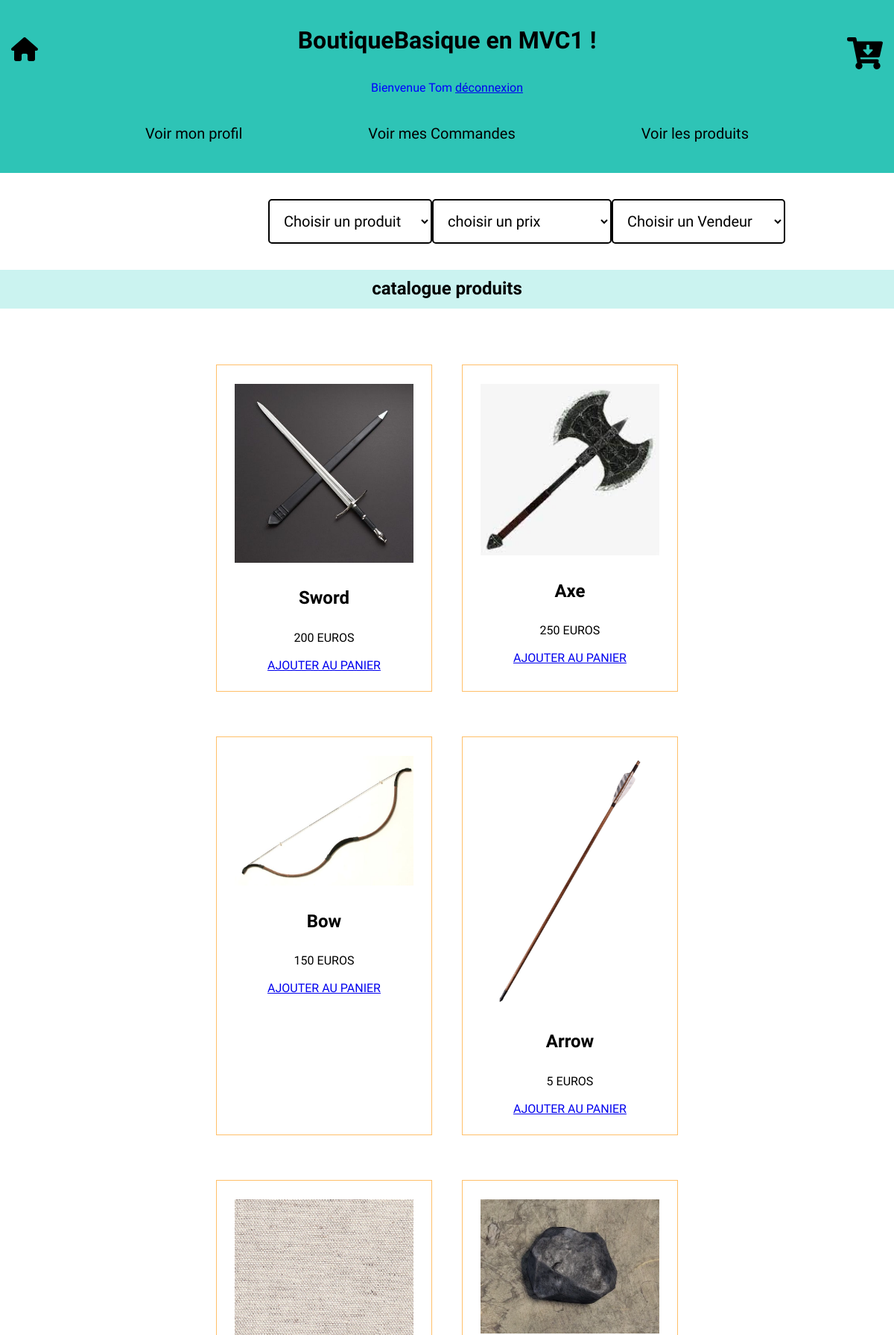
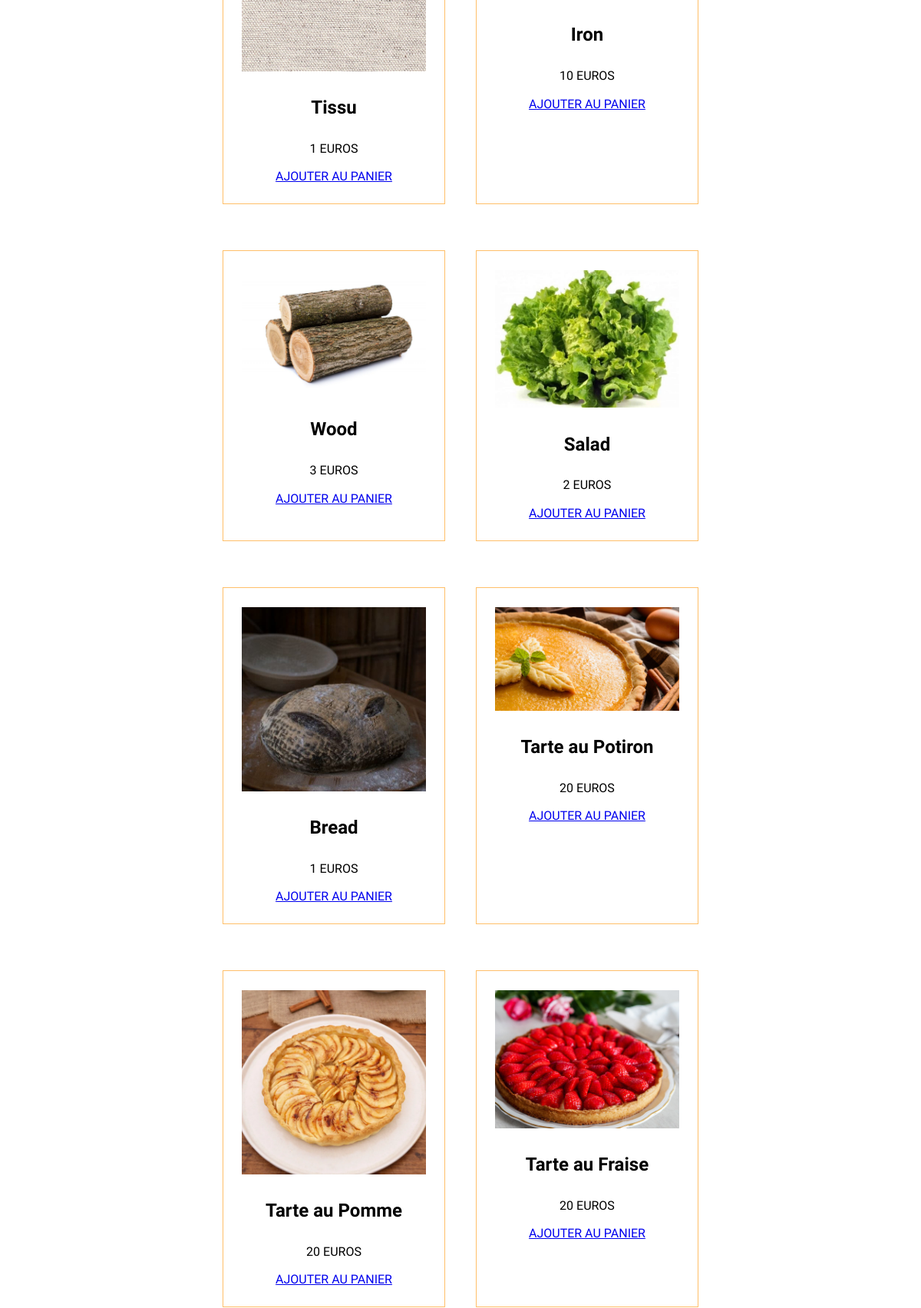
Page /controllers/Controller.php?todo=afficherProduits (signed in, upper part) on the committed database (2 pictures, top to bottom).
### tables this page shows
CREATE TABLE `produit` (
                           `PRODUIT_ID` int(11) NOT NULL,
                           `PRODUIT_NOM` varchar(50) NOT NULL,
                           `PRODUIT_PRIX` decimal(10,0) NOT NULL,
                           `PRODUIT_IMAGE` varchar(100) DEFAULT NULL,
                           `CATEGORY_ID` int(11) DEFAULT NULL
);

### controllers/ControllerProduit.php (called while the page is built, shortened)
<?php
require('../models/dao/DaoProduit.php');
class ControllerProduit
{
    private $daoProduit;
    public function __construct()
    {
        $this->daoProduit = new DaoProduit();
        $this->recherche = $this->daoProduit->rechercheProduit();
    }
    public function showAll()
    {
        $contenu = $this->daoProduit->afficherProduits();
        require('../views/Layout.php');
    }
}

### models/Produit.php (called while the page is built, shortened)
<?php
class Produit
{
    private int $produitId;
    private string $produitNom;
    private float $produitPrix;
    private string $produitImage;
    public function setProduitId(int $produitId): void
    {
        $this->produitId = $produitId;
    }
    public function getProduitId(): int
    {
        return $this->produitId;
    }
    public function getProduitNom(): string
    {
        return $this->produitNom;
    }
    public function setProduitNom(string $produitNom): void
    {
        $this->produitNom = $produitNom;
    }
    public function getProduitPrix(): float
    {
        return $this->produitPrix;
    }
    public function setProduitPrix(float $produitPrix): void
    {
        if ($produitPrix >= 0) {
            $this->produitPrix = $produitPrix;
        } else {
            echo "LE PRIX DOIT ETRE SUPERIEUR A ZERO";
        }
    }
    public function getProduitImage(): string
    {
        return $this->produitImage;
    }
    public function setProduitImage(string $produitImage): void
    {
        $this->produitImage = $produitImage;
    }
}

### models/dao/DaoProduit.php (the view, shortened to what this page needs)
<?php
require_once('../models/Produit.php');
require_once('DaoCategoryProduit.php');
class DaoProduit
{
    private $maConnection;
    public function __construct()
    {
        $this->maConnection = new PDO('mysql:host=' . HOST . ';dbname=' . DATABASE . ';charset=utf8;', USER, PASSWORD);
        $this->maConnection->setAttribute(PDO::ATTR_ERRMODE, PDO::ERRMODE_EXCEPTION);
    }
    function resultToObjects($result)
    {
        $listProduits = array();
        foreach ($result as $row) {
            $produit = new Produit($row['PRODUIT_ID'], $row['PRODUIT_NOM'], $row['PRODUIT_PRIX'], $row['PRODUIT_IMAGE']);
            array_push($listProduits, $produit);
        }
        return $listProduits;
    }
    function getAll(): array
    {
        $query = $this->maConnection->prepare("SELECT PRODUIT_ID, PRODUIT_NOM,PRODUIT_PRIX ,PRODUIT_IMAGE FROM produit");
        $query->execute();
        $result = $query->fetchAll();
        return $this->resultToObjects($result);
    }
    function afficherProduits($produitId = null): string
    {
        $lesProduits = array();
        if($produitId !== null ){
            $lesProduits = $this->getProduitById($produitId);
        }
        else if (!empty($_POST['prixProduit'])) {
            $lesProduits = $this->getProduitByPrix($_POST['prixProduit']);
        }else if (!empty($_POST['produitId'])) {
            $lesProduits = $this->getProduitById($_POST['produitId']);
        }else if (!empty($_POST['vendeur'])) {
        $lesProduits = $this->getProduitByVendeur($_POST['vendeur']);
        }
        else {
            $lesProduits = $this->getAll();
        }
        $contenu =
            "<section id='slogan'>
        <h2>Catalogue Produits</h2></div ></section><div id='menu'>";
        foreach ($lesProduits as $produit) {
            $id = $produit->getProduitId();
            $contenu .= "<article class='article' >
            <div class='container' ><img class='image' src = '../assets/img/" . $produit->getProduitImage() . " ' alt=''></div >
             <h2 > " . $produit->getProduitNom() . "</h2 >
             <p > " . $produit->getProduitPrix() . " EUROS </p >
            <br>";
            if(isset($_SESSION["client"])) {
                if (isset($_SESSION["client"])) {
                    $contenu .= " <a href = '../controllers/Controller.php?todo=ajouterAuPanier&produitId=$id&prix=" . $produit->getProduitPrix() . "euro'>AJOUTER AU PANIER</a> ";
                }
            }
            $contenu .= "</article > ";
        }
        return $contenu;
    }
    function rechercheProduit(): string
    {
        $lesProduits = $this->getAll();
        $outilCategory = new DaoCategoryProduit();
        $rechercheVendeur = $outilCategory->rechercheVendeur();
        $recherche = "
<form name='searchProduct' action='../controllers/Controller.php' method='post' class='search-form'>
            <input type='hidden' name='todo' value='afficherProduits'>
    <label for='nomProduit' hidden></label>
    <select name='nomProduit' id='nomProduit' class='header-select' onchange='this.form.submit()'>
        <option value=''>Choisir un produit</option>";
        foreach ($lesProduits as $produit) {
            $recherche .= "<option value=" . $produit->getProduitId() . ">" . $produit->getProduitNom() . "</option>";
        }
        $recherche .= "</select>
   <label for='prixProduit' hidden></label>
 <select name='prixProduit' id='prixProduit' class='header-select' onchange='this.form.submit()'>
                            <option value='' >choisir un prix</option>
                            <option value='50'  >Moins de 50 euros</option>
                            <option value='100' >Moins de 100 euros</option>
                            <option value='200' >Moins de 200 euros</option>
                            <option value='300' >Moins de 300 euros</option>
                            <option value='500' >Moins de 500 euros</option>
                            <option value='800' >Moins de 800 euros</option>
                            <option value='1000' >Moins de 1000 euros</option>
                            <option value='2000' >Moins de 2000 euros</option>
                           <option value='5000' >Moins de 5000 euros</option>
                         </select>";
        $recherche .= $rechercheVendeur;
        $recherche .= "
</form>";
        return $recherche;
    }
}

### assets/css/style.css (style rules this page uses)
* { box-sizing: border-box; margin: 0; padding: 0; }
body { font-family: 'Capriola', sans-serif; }
#slogan { background-color: #CBF3F0; }
#nomClient, #nomProduit, #prixProduit, #nomCommande { border-radius: 5px; border: 2px solid; }
#slogan h2 { text-transform: lowercase; padding: 1vw; text-align: center; margin: 0; }
select { margin: 15px auto; padding: 15px; background-color: white; }
h2 { margin: 30px; text-align: center; }
#menu { display: flex; justify-content: space-around; flex-wrap: wrap; width: 60%; padding: 30px; margin: 15px auto; }
.article { border: 1px solid #FFBF69; padding: 25px; margin: 30px auto; display: flex; width: 44%; flex-direction: column; align-items: center; }
.container { width: 20vw; overflow: hidden; }
form:not(#formCreate, #formDelete, #formLogin) { width: 40%; margin: 20px auto; font-size: 20px !important; display: flex; }
img { object-fit: cover; width: 100%; }

### rows in the picture
produit: PRODUIT_IMAGE (picture), PRODUIT_NOM "Sword", PRODUIT_PRIX "200"
produit: PRODUIT_IMAGE (picture), PRODUIT_NOM "Axe", PRODUIT_PRIX "250"
produit: PRODUIT_IMAGE (picture), PRODUIT_NOM "Bow", PRODUIT_PRIX "150"
produit: PRODUIT_IMAGE (picture), PRODUIT_NOM "Arrow", PRODUIT_PRIX "5"
produit: PRODUIT_IMAGE (picture), PRODUIT_NOM "Tissu", PRODUIT_PRIX "1"
produit: PRODUIT_IMAGE (picture), PRODUIT_NOM "Iron", PRODUIT_PRIX "10"
produit: PRODUIT_IMAGE (picture), PRODUIT_NOM "Wood", PRODUIT_PRIX "3"
produit: PRODUIT_IMAGE (picture), PRODUIT_NOM "Salad", PRODUIT_PRIX "2"
produit: PRODUIT_IMAGE (picture), PRODUIT_NOM "Bread", PRODUIT_PRIX "1"
produit: PRODUIT_IMAGE (picture), PRODUIT_NOM "Tarte au Potiron", PRODUIT_PRIX "20"
produit: PRODUIT_IMAGE (picture), PRODUIT_NOM "Tarte au Pomme", PRODUIT_PRIX "20"
produit: PRODUIT_IMAGE (picture), PRODUIT_NOM "Tarte au Fraise", PRODUIT_PRIX "20"

### other values in the picture
$_SESSION["client"]["prenom"] "Tom"
